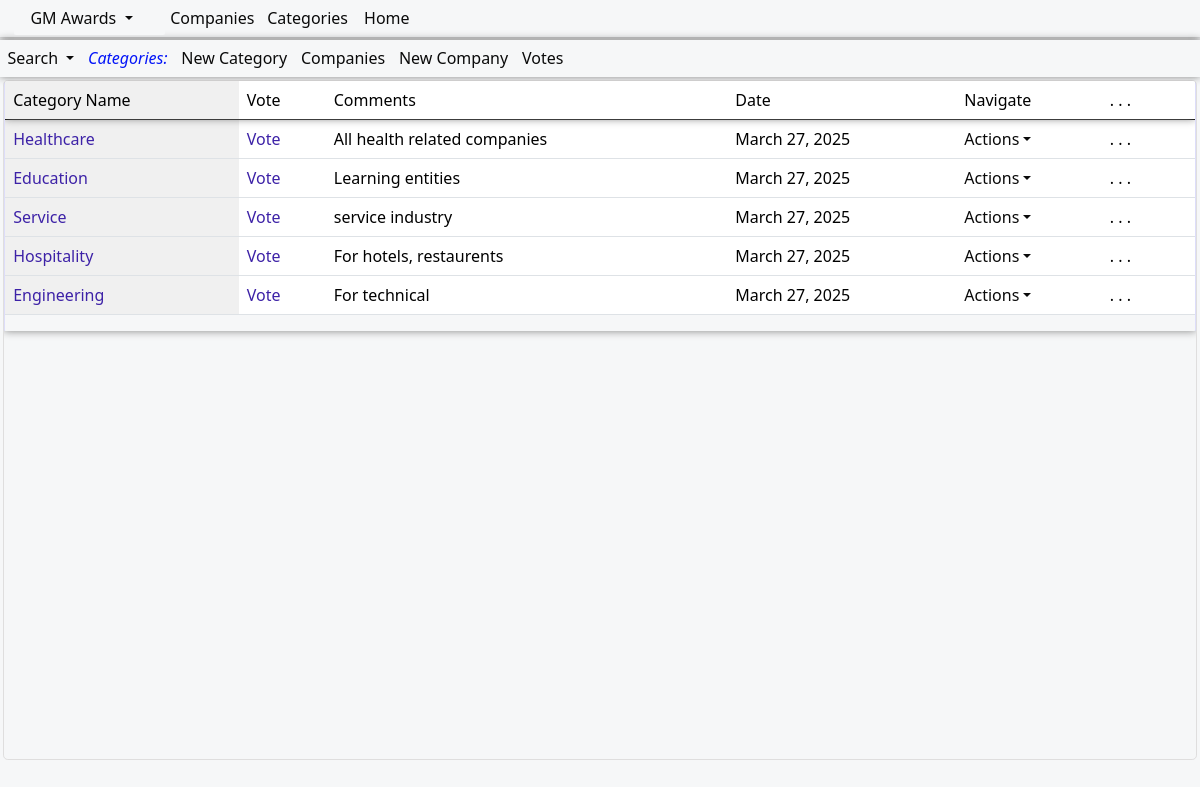
Page /Categories/ (signed in) on the committed database.
### awards/models.py (models this page shows, shortened)
class CategoriesModel(models.Model):
    name= models.CharField(max_length=30,blank=False,null=True)
    comments= models.CharField(null=True, blank=True, max_length=30)
    date=models.DateField(blank=True,null=True,auto_now_add=True)

### awards/views.py (the view)
# urls.py: path('Categories/', views.categories, name="categories"),
@login_required(login_url='loginapp:userLoginPage')
def categories(request):
    try:
        title="Categories"
        allifqueryset=CategoriesModel.objects.all()
        user=request.user
        if user.is_superuser==True:
            pass
        elif user.user_category=="owner":
            print("this is the owner")
        else:
            pass
        context = {
            "title":title,
            "allifqueryset":allifqueryset,
        }
        return render(request,'awards/categories/categories.html',context)
    except Exception as ex:
        error_context={'error_message': ex,}
        return render(request,'awards/error/error.html',error_context)

### awards/templates/awards/categories/categories.html (shortened to what this page needs)
{% extends 'awards/base/uimainbase/allifmaaluibase_public.html'%}
{% load humanize %}
{% block body %}
<div class="allifmaal-main-container">
<div class="card-header">
  <div class="row mt-12" >
  <div class="col-md-12">
  <div class="container-fluid amel-content-header">
    <div class="dropdown allifmaal-content-dropdown">
      <a class="dropdown-toggle" type="button" id="dropdownMenuButton1" data-bs-toggle="dropdown" aria-expanded="false">
      Search
      </a>
    </div>
    <a class="amel-table-list-identifier">Categories:</a>
    <a href="{% url 'awards:addCategory' %}">New Category</a>
    <a href="{% url 'awards:companies' %}">Companies</a>
    <a href="{% url 'awards:addCompany' %}">New Company</a>
    <a href="{% url 'awards:votes' %}">Votes</a>
  </div>
    </div>
    </div>
  </div>
    <div class="allifmaincontainer">
<div class="row mt-12">
  <div class="col-md-12">
  <div class="allif-scroll-table">
    <div class="table-responsive allif-full-table">
    <table class="table table-layout">
      <thead>
        <tr class="allif-table-header-row">
        <td class="allif-fix-table-col">Category Name</td>
        <td>Vote</td>
        <td>Comments</td>
        <td>Date</td>
        <td>Navigate</td>
        <td> . . . </td>
        <td></td>
        </tr>
        </thead>
        <tbody class="allif-table-body">
        {% for item in allifqueryset %}
        <tr data-id="{{item.id}}">
        <td class="allif-fix-table-col"><a class="allif-table-links" href="{% url 'awards:categoryDetails' item.id %}">{{item.name}}</a></td>
        <td class="allif-fix-table-col"><a class="allif-table-links" href="{% url 'awards:votecategory' item.id %}">Vote</a></td>
        <td>
          {{item.comments}}
        </td>
        <td>
            {{item.date}}
          </td>
        <td>
          <div class="dropdown allifmaal-content-dropdown">
            <a href="#" onclick="showDropdown(event, this)" class="dropdown-toggle dropdown-item" type="button" id="dropdownMenuButton1" data-bs-toggle="dropdown" aria-expanded="false">Actions</a>
          </div>
        </td>
       <td> . . . </td>
       <td></td>
    </tr>
    {% endfor %}
      </tbody>
    </table>
    </div>
   </div>
</div>
</div>
</div>
</div>
  {% endblock %}

### static/allifapperp/css/navbars/sidetopnavbars.css (style rules this page uses)
:root { --main-background-color: #F6F7F8; --main-text-font-size:1em; --main-font-type:system-ui,Helvetica, sans-serif,sans-serif,Arial,-apple-system, BlinkMacSystemFont, 'Segoe UI', Roboto, Oxygen, Ubuntu, Cantarell, 'Open Sans', 'Helvetica Neue'; --main-green-color:#07891c; --main-blue-color:#3d22a7; --main-black-color:#0a0a0a; --main-table-links-color:#04010f; --main-red-color:#bd0303; --links-on-hover-text-color:#3a0bf7; --button-on-hover-color:#eeeeee; --box-shadow-specs:0em 0em 0.5em #858585; --bottom-border-line:1px solid #dfdede; --padding-spec:0.3em 0.3em 0.3em 0.3em; }
* { font-family: var(--main-font-type); }

### static/allifapperp/css/body/mainbodyui.css (style rules this page uses)
:root { --main-background-color: #F6F7F8; --main-text-font-size:1em; --headings-font-size:1.2em; --main-font-type:system-ui,Helvetica, sans-serif,sans-serif,Arial,-apple-system, BlinkMacSystemFont, 'Segoe UI', Roboto, Oxygen, Ubuntu, Cantarell, 'Open Sans', 'Helvetica Neue'; --main-green-color:#07891c; --main-blue-color:#3d22a7; --main-black-color:#0a0a0a; --main-table-links-color:#04010f; --main-red-color:#bd0303; --links-on-hover-text-color:#3a0bf7; --button-on-hover-color:#eeeeee; --box-shadow-specs:0em 0em 0.5em #858585; --bottom-border-line:1px solid #dfdede; --padding-spec:0.3em 0.3em 0.3em 0.3em; --btn-hover-bg-color:#eee; --table-list-identifier:#0314f8; --main-border-line:1px solid #18b703; --main-delete-color-background:#e17639; --main-white-color:#fff; --main-content-spacer-margins: 5px 2px 3px 4px; --main-spacer-height:2px; --main-width:100%; --main-border-radius:3px; --main-fixed-col-bg-clr:#f0f0f0; }
* { font-family: var(--main-font-type); }
::placeholder { text-align: center; }
.allifmaal-ui-body { background-color: var(--main-background-color); font-size: var(--main-text-font-size); opacity: 1; position:sticky; text-align: left; max-width: 100%; max-height: 100%; overflow-y: hidden; overflow-x: hidden; top:0em; margin: 0px; }
.amel-content-header { background-color:var(--main-background-color); padding: 0.1em; box-shadow: var(--box-shadow-specs); position:relative; margin-top: 0.2em; }
.amel-content-header a { color: var(--main-black-color); font-family: var(--main-font-type); float: none; display: inline-block; text-align: left; padding:var(--padding-spec); text-decoration: none; font-size: var(--main-text-font-size); border: none; background-color:var(--main-background-color); font-weight:normal; }
a.amel-table-list-identifier { color: var(--table-list-identifier); font-style: italic; }
.allifmaal-content-dropdown { overflow: auto; margin-left: 1px; display: inline; }
.allifmaal-main-container { background-color: var(--main-background-color); }
.allifmaincontainer { margin: 0.2em; border: var(--bottom-border-line); overflow-y: auto; overflow-x: hidden; border-radius: 0.3em; min-width: min-content; max-width: 100%; min-height: 80vh; max-height: 90vh; margin-bottom: 1em; height: 85vh; margin-right: 0.2em; }
a:link { text-decoration: none; }
table * { font-family: var(--main-font-type); color:var(--main-black-color); }
.allif-scroll-table { display: grid; width: 100%; max-width: 100%; height: auto; max-height: 80vh; margin-left: 0px; margin-right: 0px; border-left: 0.05em solid #ddddfa; border-right: 0.05em solid #ddddfa; border-radius: 0.1em; background-color: var(--main-background-color); margin-bottom: 1em; box-shadow: 0em 0em 0.5em #858585; }
.allif-scroll-table thead tr { position: sticky; top: 0px; color: var(--main-black-color); background-color: var(--main-background-color); }
td, th { width:auto; min-width:auto; max-width: 100%; word-wrap: break-word; word-break: break-all; text-overflow: ellipsis; white-space: nowrap; }
.allif-full-table { height: auto; max-height: 80vh; overflow: auto; overflow-x: scroll; overflow-y: auto; }
.allif-fix-table-col { position:sticky; width: auto; }
.allif-fix-table-col:first-child { left:0; width:auto; min-width:auto; background-color: var(--main-fixed-col-bg-clr); }
.allif-table-header-row { box-shadow: 0em 0em 0.5em #858585; border: none; z-index: 1; }
.table-layout tbody.allif-table-body { border-top: none; }
a.allif-table-links { color: var(--main-blue-color); }

### rows in the picture
CategoriesModel: name "Healthcare", comments "All health related companies", date "March 27, 2025"
CategoriesModel: name "Education", comments "Learning entities", date "March 27, 2025"
CategoriesModel: name "Service", comments "service industry", date "March 27, 2025"
CategoriesModel: name "Hospitality", comments "For hotels, restaurents", date "March 27, 2025"
CategoriesModel: name "Engineering", comments "For technical", date "March 27, 2025"
